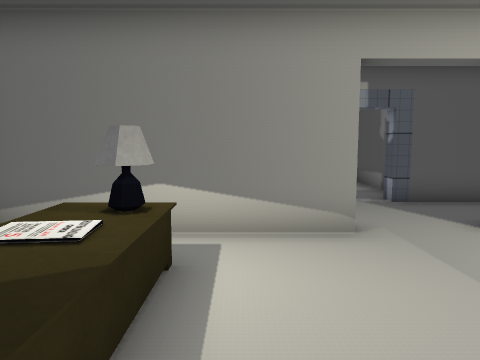
View 1 (above)

21 first-person views from a walk through a 3-D level made in the Unity game engine. The camera is 1.3 m above the floor, tilts 6° down and sees 70° across. The floor is counted in squares, 0.9 m on a side. Each view is taken from the middle of a square. On the plan, view 1 faces up. The plan holds only what a view shows up to about 15 squares ahead; the rest is blank. The place goes on beyond the plan. The player character is not drawn. Door leaves are left out, so doorways stand open. Some surface patterns are stand-ins.

View 2
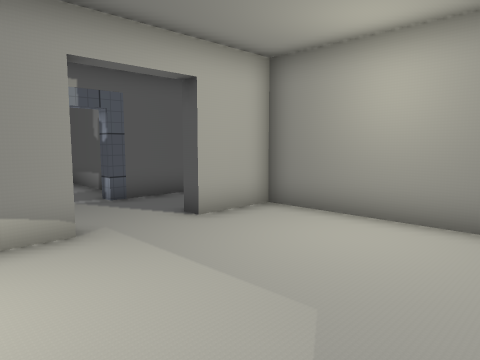

View 3
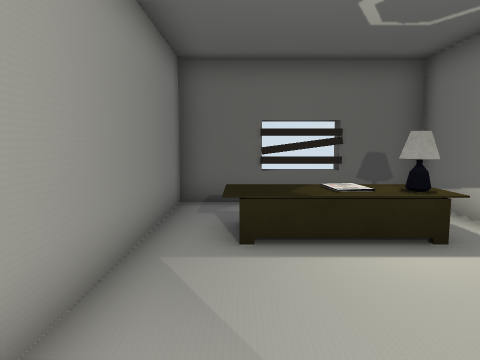

View 4
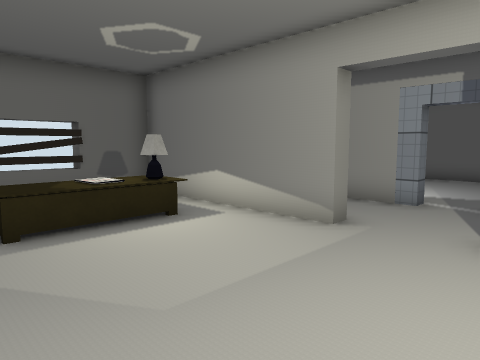

View 5
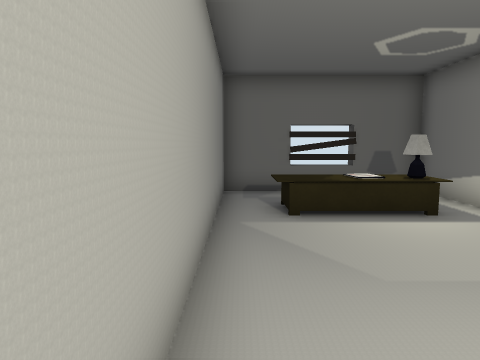

View 6
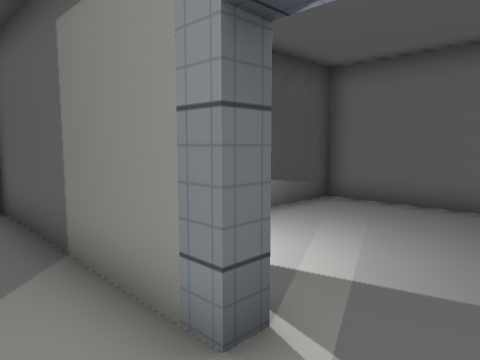

View 7
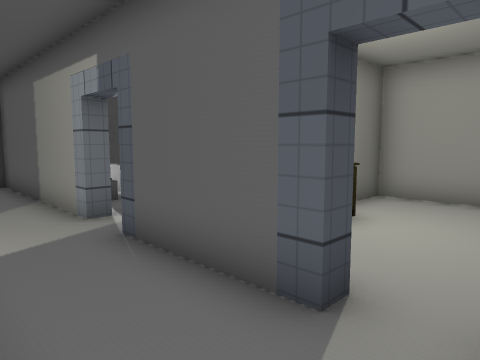

View 8
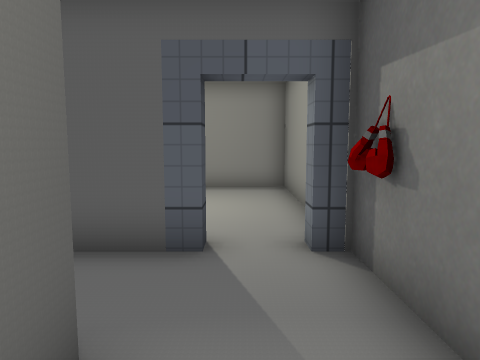

View 9
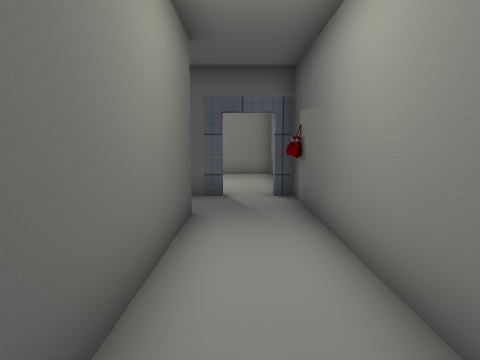

View 10
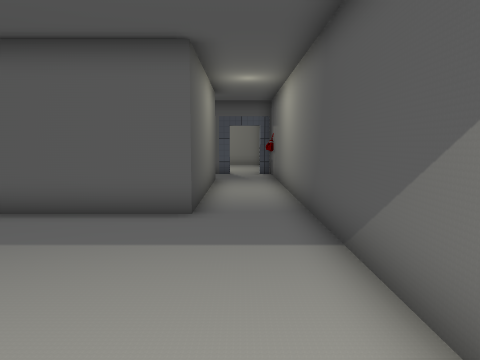

View 11
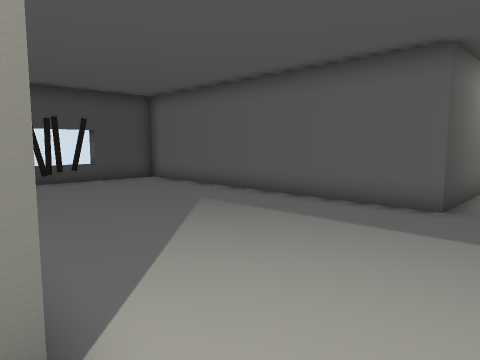

View 12
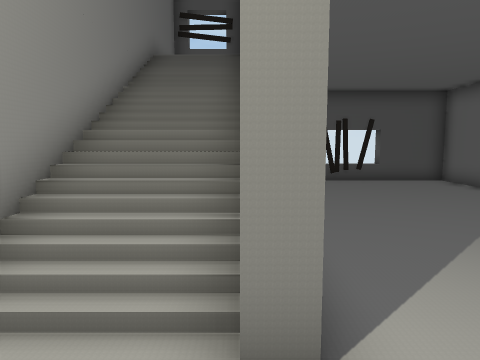

View 13
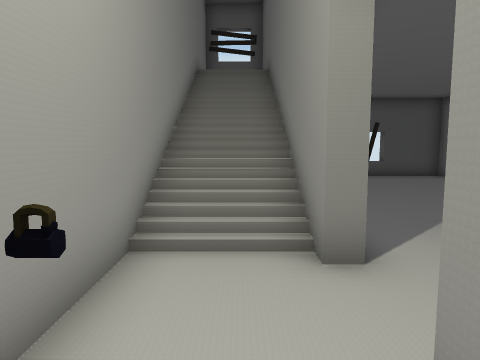

View 14
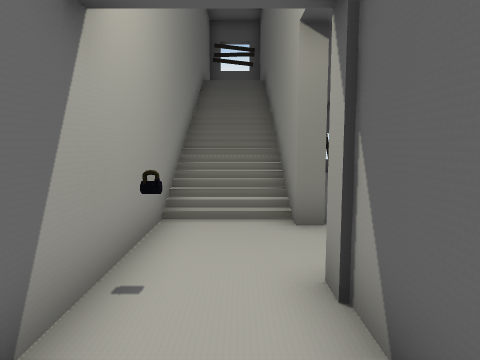

View 15
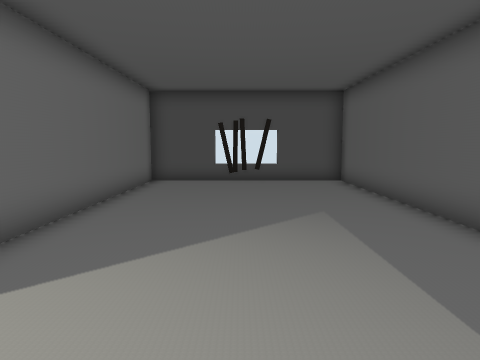

View 16
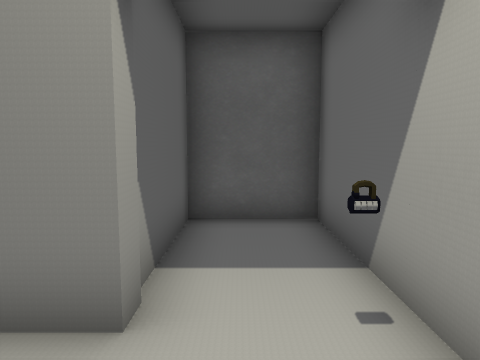

View 17
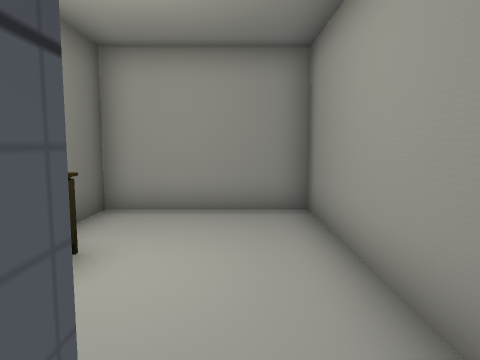

View 18
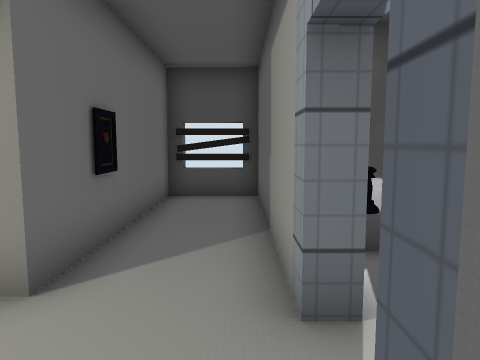

View 19
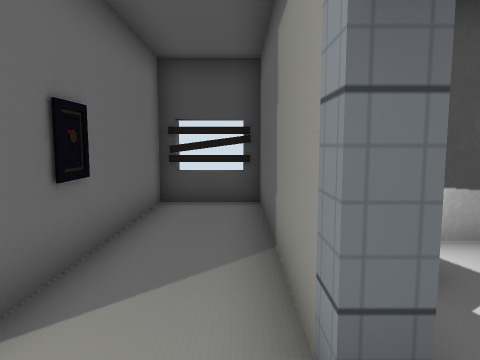

View 20
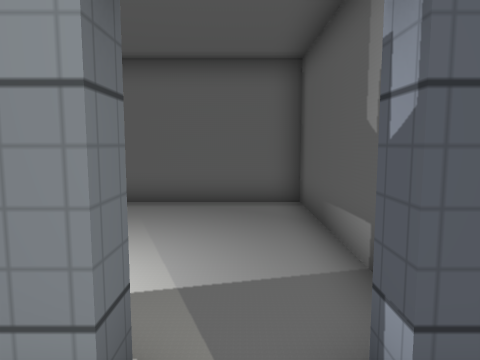

View 21
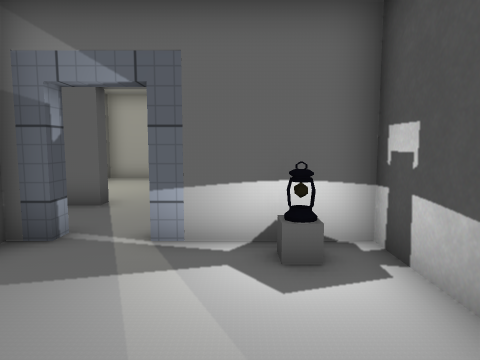

### Floor plan
Key: @ floor where view 1 was taken; # wall or solid block; x gap in a wall; . floor; / step, stairs or slope; D open door; = window, fence, low wall or low ledge; ^ raised ledge; E desk; L lamp; S sink; A lantern; O other object.
Columns run from 5 left of view 1 to 14 right of it. Each row starts with its distance up from view 1.
 16     ############
 15     #.....#....#
 14     #.....#....#
 13     #.....#....#
 12     #.....S ...#
 11     #.....#....#
 10     #A....# ...#
  9 ########D####DD#
  8 ^.............O#
  7 =..............#
  6 #######DDD###..#
  5 # ..........#..#
  4 #  EL.......#..#
  3 #  EE.......#..#
  2 ^  EE.......#..#
  1 #..EE.......#..#
  0 #....@......#..#
 -1 #############..#
 -2 #..............#
 -3 #..............#
 -4 = .............#
 -5 = .............#
 -6 x..............#
 -7 #............. #
 -8 #..............##
 -9 #############..D####
-10 ^   ////////...D...#
-11 #   ////////...O...#
-12 ####################

Positions as (right, up) in squares from view 1, and headings:
1: (0, 0), facing up
2: (0, 0), facing up-right
3: (4, 1), facing left
4: (5, 0), facing up-left
5: (6, 0), facing left
6: (4, 7), facing up-left
7: (9, 6), facing up-left
8: (8, 4), facing up
9: (8, -1), facing up
10: (8, -8), facing up
11: (9, -9), facing up-left
12: (9, -9), facing left
13: (11, -10), facing left
14: (13, -10), facing left
15: (9, -5), facing left
16: (7, -10), facing right
17: (8, 8), facing up
18: (5, 8), facing left
19: (4, 8), facing left
20: (3, 7), facing up
21: (1, 14), facing down
